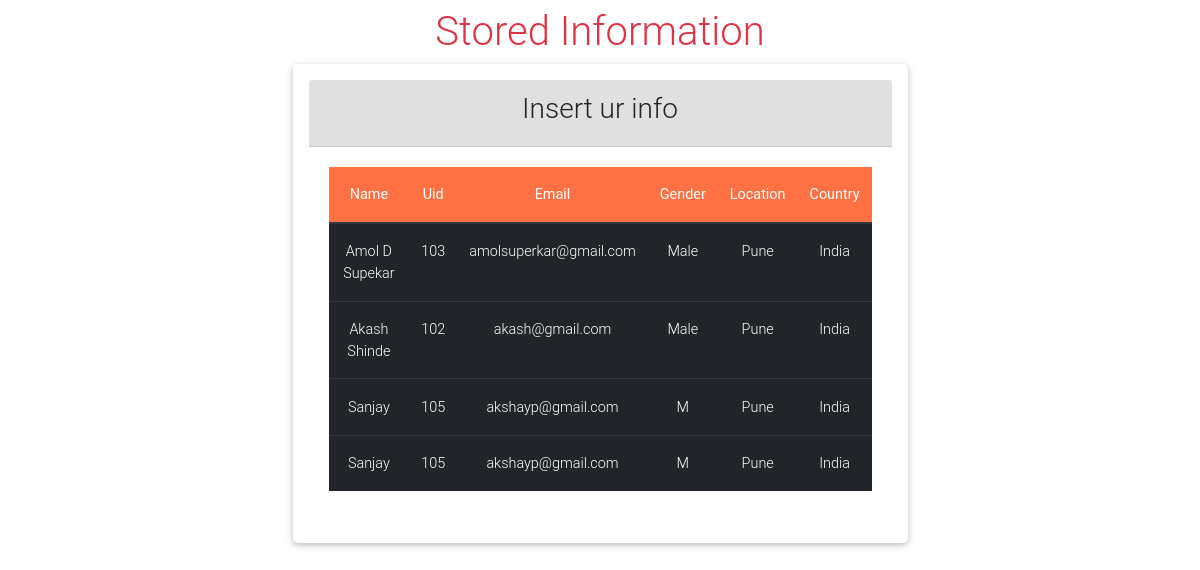
The app's page /display/ with its own data.
### employee/models.py (models this page shows, shortened)
class Info(models.Model):
    name=models.CharField(max_length=20)
    uid=models.IntegerField()
    email=models.EmailField(max_length=54)
    gender=models.CharField(max_length=10)
    location=models.CharField(max_length=20)
    country=models.CharField(max_length=20)
    obj=models.Manager()
    class Meta:
        db_table='info'

### employee/views.py (the view)
# urls.py: path('display/',views.display),
def display(request):
   data=Info.obj.all()
   return render(request,'display.html',{'data':data})

### templates/display.html (shortened to what this page needs)
<!DOCTYPE html>
{% load static %}
<html>
<head>
    <link rel="stylesheet" type="text/css"  href=" {% static 'css/bootstrap.css' %} " />
    <link rel="stylesheet" type="text/css"  href=" {% static 'css/mdb.css' %} " />
    <link rel="stylesheet" type="text/css"  href=" {% static 'css/fontawesome-all.css' %} " />
    <link rel="stylesheet" type="text/css"  href=" {% static 'css/style.css' %} " />
</head>
<body>
<h1 class="text-center text-danger mt-2">Stored Information</h1>
<div class="row">
        <div class="card w-50 mx-auto p-3">
                <div class="card-header bg-light text-center">
                    <h3>Insert ur info</h3>
                </div>
                <div class="card-body">
                    <table class="table table-dark table-responsive-md text-center">
                        <thead class="badge-deep-orange">
                            <tr>
                                <th>Name</th>
                                <th>Uid</th>
                                <th>Email</th>
                                <th>Gender</th>
                                <th>Location</th>
                                <th>Country</th>
                            </tr>
                        </thead>
                        <tbody>
                            {% for i in data %}
                                 <tr>
                                     <td>{{i.name}}</td>
                                     <td>{{i.uid}}</td>
                                     <td>{{i.email}}</td>
                                     <td>{{i.gender}}</td>
                                     <td>{{i.location}}</td>
                                     <td>{{i.country}}</td>
                                 </tr>
                            {% endfor %}
                        </tbody>
                    </table>
                </div>
            </div>
</div>
</body>
</html>

### records on screen
Info: name "Amol D Supekar", uid "103", email "amolsuperkar@gmail.com", gender "Male", location "Pune", country "India"
Info: name "Akash Shinde", uid "102", email "akash@gmail.com", gender "Male", location "Pune", country "India"
Info: name "Sanjay", uid "105", email "akshayp@gmail.com", gender "M", location "Pune", country "India"
Info: name "Sanjay", uid "105", email "akshayp@gmail.com", gender "M", location "Pune", country "India"
